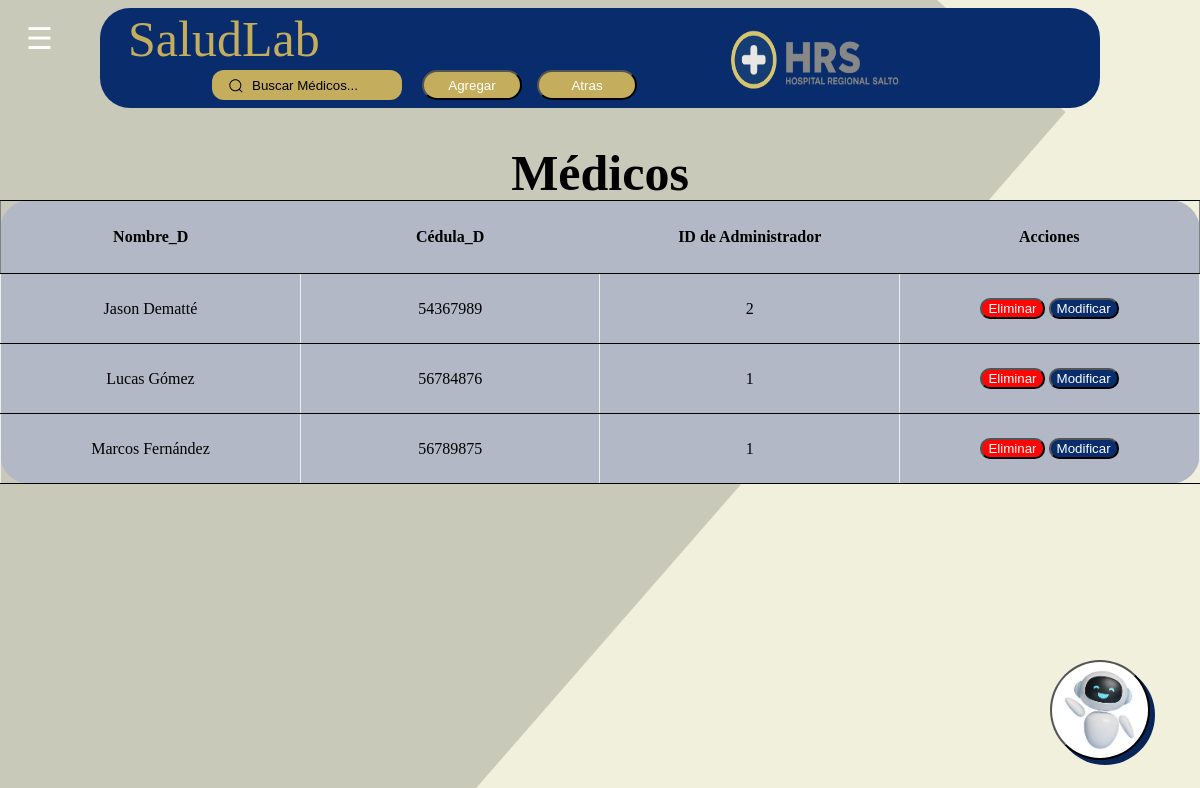
/Administradores/PaginaDeMedicos.php, run on an earlier commit of the app's database.
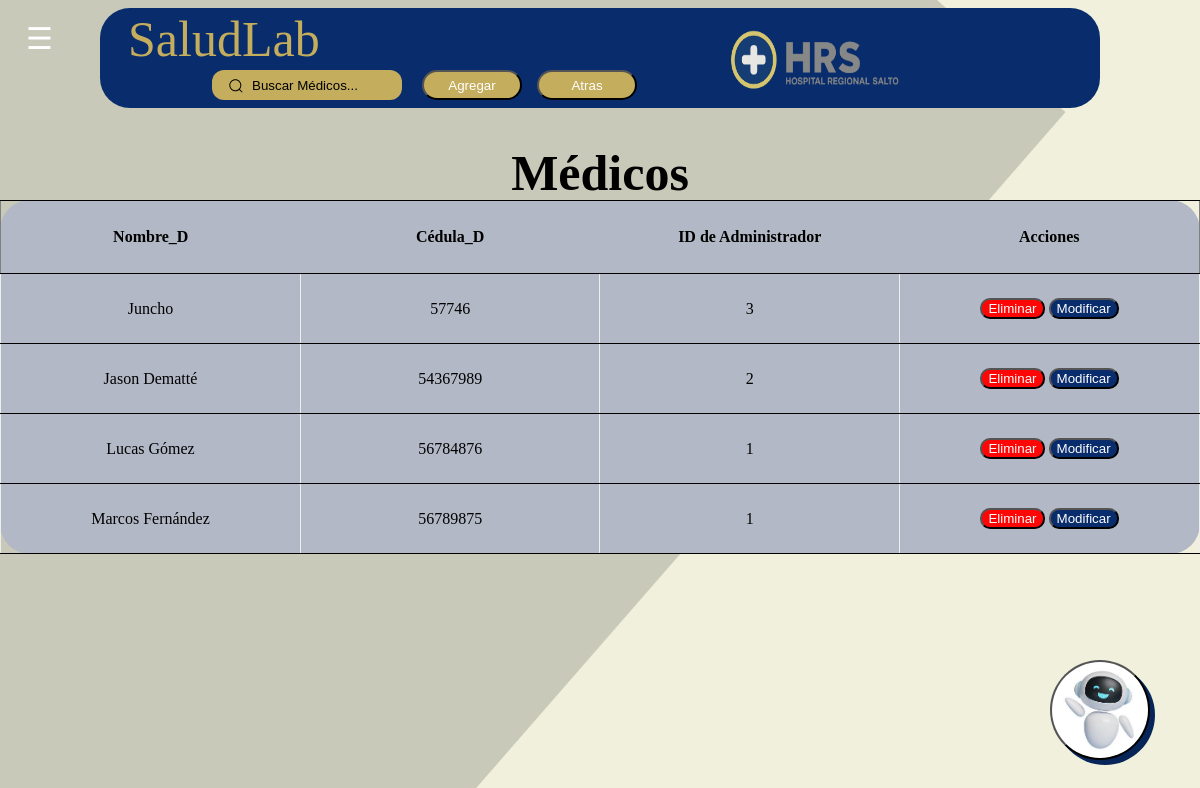
And on a later commit of the database.
### tables this page shows
CREATE TABLE `doctor` (
  `Cedula_D` int(11) NOT NULL,
  `Nombre_D` varchar(50) DEFAULT NULL,
  `Correo` varchar(50) DEFAULT NULL,
  `His_med` varchar(1000) DEFAULT NULL,
  `Tel` varchar(15) DEFAULT NULL,
  `Contraseña_D` varchar(10) DEFAULT NULL,
  `ID_Administrador` int(11) DEFAULT NULL,
  `Usuario_D` varchar(50) DEFAULT NULL
);

### Administradores/PaginaDeMedicos.php (the view, shortened to what this page needs)
<?php
include("../Backend/Conexion.php");
$result = mysqli_query($conn, "SELECT * FROM doctor");
?>
<!DOCTYPE html>
<html lang="es">
<head>
  <link rel="stylesheet" href="Estilomed.css">
</head>
<body>
  <button class="hamburger" onclick="toggleMenu()">☰</button>
  <button class="Robot"></button>
  <div class="superior">
    <div class="group">
      <input
        id="query"
        class="input"
        type="search"
        placeholder="Buscar Médicos..."
        name="searchbar"
        onkeyup="filtrarTabla()"/>
         <button class="anterior" onclick="location.href='Pag_Admin.php'">Atras</button>
        <button onclick="location.href='../Administradores/Doctor/Agregar.php'" class="Agregar">Agregar</button>
    </div>
    <p class="Texto">SaludLab</p>
    <img src="../Imagenes/logohospital.png" alt="logo" class="logo">
  </div>
  <h1 class="Cita">Médicos</h1>
  <div class="tablas">
    <div class="estilos">
      <table border="1" id="tablaMedicos">
        <thead>
          <tr>
            <th>Nombre_D</th>
            <th>Cédula_D</th>
            <th>ID de Administrador</th>
            <th>Acciones</th>
          </tr>
        </thead>
        <tbody>
          <?php while ($row = mysqli_fetch_assoc($result)) { ?>
            <tr>
              <td><?php echo $row['Nombre_D']; ?></td>
              <td><?php echo $row['Cedula_D']; ?></td>
              <td><?php echo $row['ID_Administrador']; ?></td>
              <td>
                <button onclick="location.href='../Administradores/Doctor/seelimina.php?Cedula_D=<?php echo $row['Cedula_D']; ?>'" class="Boton1">Eliminar</button>
                <button onclick="location.href='../Administradores/Doctor/Editar.php?Cedula_D=<?php echo $row['Cedula_D']; ?>'" class="Boton2">Modificar</button>
              </td>
            </tr>
          <?php } ?>
        </tbody>
      </table>
    </div>
  </div>
</body>
</html>

What changed in the data, as far as the page shows it:
added doctor: Nombre_D "Juncho", Cedula_D "57746", ID_Administrador "3"
